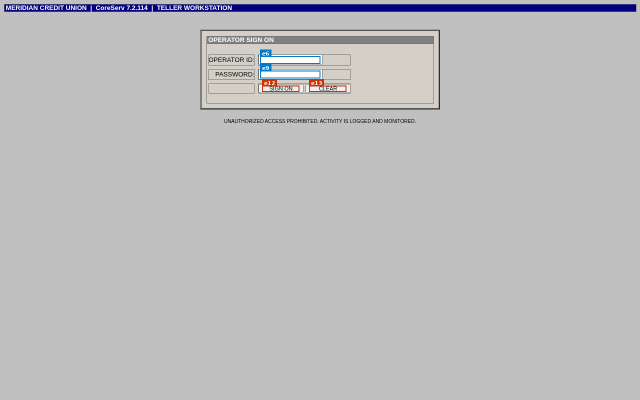
#> input picture evidence/discovery-20260909T034502-6b08/frames/001-step01-observe.png, 1280 x 800 px (shown at 1/2 size)
$ python -i capture.py   (imports and definitions only)
#> lines starting #> are read from the running program, lines starting #| are printed output that depends on the picture
"""Turn runs into GIFs for the README.

Two sources, because the two things worth showing are captured differently.

**From recorded evidence.** Every run already writes an annotated screenshot of
every screen it saw, and ``run.jsonl`` records what the model was thinking when
it saw each one. That is a captioned GIF waiting to happen, and it needs no
screen recorder, no live site and no second run -- the evidence already in the
repository is enough::

    python scripts/capture.py evidence --run discovery-20260909T034714-4663
    python scripts/capture.py evidence --all          # the standard set

**From the desktop.** Some of it is not on one screen: the operator console
beside the browser it is driving, a terminal narrating while a page moves. For
those, record the actual desktop while a scenario runs::

    pip install mss
    python scripts/capture.py desktop --name handoff -- python scripts/demo_handoff.py

Output lands in ``docs/media/``. Sizes are held down deliberately -- a README
that autoplays forty megabytes of GIF is worse than one with no pictures. Frames
that barely differ from their predecessor are dropped, the palette is quantized,
and the last frame is held so the final state is readable before it loops.
"""

from __future__ import annotations

import argparse
import json
import subprocess
import sys
import textwrap
import threading
import time
from pathlib import Path

REPO = Path(__file__).resolve().parents[1]
sys.path.insert(0, str(REPO / "src"))

try:
    from PIL import Image, ImageChops, ImageDraw, ImageFont
except ImportError:  # pragma: no cover
    raise SystemExit("This needs Pillow:  pip install pillow")

MEDIA = REPO / "docs" / "media"
EVIDENCE = REPO / "evidence"

#: Caption bar, in the same ink as the operator console, so the media and the
#: product look like one thing rather than two.
BAR_BG = (0x17, 0x1B, 0x22)
BAR_INK = (0xD9, 0xDD, 0xE4)
BAR_DIM = (0x7E, 0x87, 0x98)
ACCENT = (0xE9, 0xBA, 0x6B)
GOOD = (0x7F, 0xBF, 0x9C)
BAD = (0xE0, 0x8A, 0x72)

FONT_CANDIDATES = {
    "sans": [
        "/usr/share/fonts/truetype/dejavu/DejaVuSans.ttf",
        "C:/Windows/Fonts/segoeui.ttf",
        "/System/Library/Fonts/Helvetica.ttc",
    ],
    "sans_bold": [
        "/usr/share/fonts/truetype/dejavu/DejaVuSans-Bold.ttf",
        "C:/Windows/Fonts/segoeuib.ttf",
    ],
    "mono": [
        "/usr/share/fonts/truetype/dejavu/DejaVuSansMono.ttf",
        "C:/Windows/Fonts/consola.ttf",
        "/System/Library/Fonts/Menlo.ttc",
    ],
}


# [18 lines left out: functions font, _difference, not called in this run]


def write_gif(
    frames: list[Image.Image],
    out: Path,
    *,
    ms_per_frame: int = 900,
    hold_last_ms: int = 2600,
    width: int = 900,
    min_change: float = 0.0,
    colors: int = 128,
) -> Path:
    """Write frames as a looping GIF, with the last one held.

    The hold matters more than it sounds. Without it a reader sees the outcome --
    the balance, the verdict, the `llm calls: 0` -- for a single frame before the
    loop restarts, which is exactly the frame they came to read.
    """
    if not frames:
        raise SystemExit("nothing to write -- no frames")

    kept: list[Image.Image] = []
    for frame in frames:
        if kept and min_change and _difference(kept[-1], frame) < min_change:
            continue
        kept.append(frame)

    scaled = []
    for frame in kept:
        if frame.width != width:
            height = round(frame.height * width / frame.width)
            frame = frame.resize((width, height), Image.LANCZOS)
        scaled.append(frame.convert("RGB").quantize(colors=colors, method=Image.MEDIANCUT))

    durations = [ms_per_frame] * len(scaled)
    durations[-1] = hold_last_ms

    out.parent.mkdir(parents=True, exist_ok=True)
    scaled[0].save(
        out, save_all=True, append_images=scaled[1:], duration=durations,
        loop=0, optimize=True, disposal=2,
    )
    size_kb = out.stat().st_size / 1024
    print(f"  {out.relative_to(REPO)}  {len(scaled)} frames, {size_kb:.0f} KB")
    if size_kb > 3500:
        print("    (over 3.5 MB -- consider --width 760 or a higher --min-change)")
    return out


# [80 lines left out: functions common_crop, caption, title_card, _events, not called in this run]


def _kind(event: dict) -> str:
    return event.get("event") or event.get("kind") or ""


# [73 lines left out: function from_evidence, not called in this run]


def _open(path: Path, crop: tuple[int, int, int, int] | None) -> Image.Image:
    image = Image.open(path)
    return image.crop(crop) if crop else image


# [86 lines left out: functions _pair_by_sequence, from_desktop, not called in this run]


# --------------------------------------------------------------------------- #
# The standard set
# --------------------------------------------------------------------------- #

#: run-id prefix -> (output name, heading, subtitle). Prefixes rather than exact
#: ids so this keeps working after the evidence is regenerated.
STANDARD = [
    ("discovery-20260909T034714", "discovery", "Discovery",
     "A goal in English. An LLM drives the live screen, one action at a time, "
     "deciding from what it can see."),
    ("discovery-20260909T034502", "discovery-signon", "Discovery: sign-on",
     "The first capability. Every later run establishes its session by replaying "
     "this one, with no model."),
    ("replay-20260909T042026", "replay-business-outcome", "A declared business outcome",
     "No such member is not a failure -- it is the system working, returned as a "
     "typed outcome with a remediation."),
    ("handoff-20260909T042202", "handoff", "Escalation",
     "A replay cannot proceed, raises an intervention, and an operator takes over "
     "the live session and finishes it by hand."),
]


#: Deliberately absent: the contract-boundary rejection
#: (`--input member_number=1000000`). It produces no frames, because no browser
#: is ever opened -- which is the entire point of that scenario, so a GIF of it
#: would have to be staged. It belongs in the gallery as terminal output and a
#: one-millisecond duration, not as a picture.
#:
#: The gallery: one scenario per thing worth proving. Each runs against the local
#: target app, then its own fresh evidence becomes a GIF -- so the media is
#: regenerated from real runs rather than curated by hand, and cannot drift away
#: from what the system actually does.
SCENARIOS = [
    ("replay-success", "Deterministic replay", None,
     ["replay", "read_member_savings_balance", "--input", "member_number=10000005"],
     "The recorded flow, a member it was not recorded against, and no model in the loop."),
    ("outcome-not-found", "Business outcome: no such member", None,
     ["replay", "read_member_savings_balance", "--input", "member_number=99999999"],
     "Not a failure. A definite answer, returned as a typed outcome with a remediation."),
    ("outcome-denied", "Business outcome: permission denied", None,
     ["replay", "read_member_savings_balance", "--input", "member_number=10000003"],
     "The record exists and this operator may not see it -- distinct from not-found."),
    ("hard-failure", "Hard failure, with evidence", "app_error",
     ["replay", "read_member_savings_balance", "--input", "member_number=10000001"],
     "An unhandled application error. Fail fast, keep a screenshot and a DOM snapshot."),
    ("recover-interstitial", "Recovered: a maintenance banner", "interstitial",
     ["replay", "read_member_savings_balance", "--input", "member_number=10000002"],
     "A screen in the way, dismissed by a declared rule, without the caller noticing."),
    ("recover-session", "Recovered: session expiry mid-flow", "session_timeout",
     ["replay", "read_member_savings_balance", "--input", "member_number=10000001"],
     "Re-authentication by replaying the sign-on capability. Composition, not a login routine."),
    ("guardrail-refused", "Irreversible step, no operator", None,
     ["replay", "post_transaction_guarded",
      "--input", "account=10000001-0000", "--input", "amount=250.00"],
     "The run stops BEFORE the step, not during it."),
    ("guardrail-approved", "The same step, with approval", None,
     ["replay", "post_transaction_guarded",
      "--input", "account=10000001-0000", "--input", "amount=250.00", "--approve"],
     "Same capability, same inputs. The only difference is that a human said yes."),
]


# [102 lines left out: functions run_scenarios, standard_set, main, not called in this run]


# [2 lines not run here, left out]

>>> import cv2
>>> picture = cv2.imread('../evidence/discovery-20260909T034502-6b08/frames/001-step01-observe.png', cv2.IMREAD_GRAYSCALE)
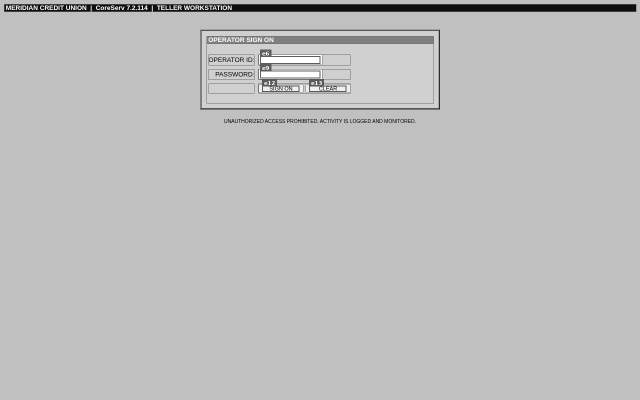
#> picture: shape (800, 1280) (shown at 1/2 size); min 0, max 255, mean 188.7
>>> result = write_gif(picture, 'out.png')
#> (the run stopped early here; a loop or call above may not have finished)
